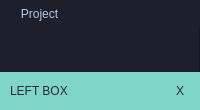
             <widget class="QTabWidget" name="tabWidget_2">
              <property name="minimumSize">
               <size>
                <width>156</width>
                <height>0</height>
               </size>
              </property>
              <property name="maximumSize">
               <size>
                <width>16777215</width>
                <height>16777215</height>
               </size>
              </property>
              <property name="styleSheet">
               <string notr="true">QTabBar::scroller {width: 50px;}
QTabBar QToolButton::left-arrow {
border-style: none;
background: rgb(111, 160, 203);
height: 15px;
border-radius: 7px;
}
QTabBar QToolButton::right-arrow {
border-style: none;
background: rgb(17, 25, 30);
height: 15px;
border-radius: 4px;
}
QTabBar::tab {
	border-style: none;
  background-color:#1e1f2b;
	border-right: 1px solid rgb(19, 28, 35);
	text-align: left;
	top: 0px;
	color: qlineargradient(spread:pad, x1:0, y1:0, x2:1, y2:1, stop:0 rgba(207, 207, 207, 255), stop:1 rgba(255, 255, 255, 255));
  padding: 7px 20px;
 }
QTabBar::tab:hover {
  background-color:#1e1f2b;
	font-size: 10px;
 }


 QTabBar::tab:selected {
 background-color:#1e1f2b;
	border-right: 0px solid rgb(19, 28, 35);
color: rgb(173, 202, 234);
 }
QTabWidget::pane { 
border-right: 1px solidrgb(255, 255, 255);
   border: none;
    border-top: 30px solid #1e1f2b;
    position: absolute;
    top: -30px;
    background: rgba( 0, 0, 0, 40% ); /* For transparent background */
}
QTabBar::close-button{
	
	background-color: qlineargradient(spread:pad, x1:0, y1:0, x2:1, y2:1, stop:0 rgba(3, 167, 255, 255), stop:1 rgba(199, 255, 248, 255));
	border-radius: 8px;
}
QTabBar {
    border-right: 1px solid rgb(216, 216, 216);
}</string>
              </property>
              <property name="tabPosition">
               <enum>QTabWidget::North</enum>
              </property>
              <property name="tabShape">
               <enum>QTabWidget::Rounded</enum>
              </property>
              <property name="currentIndex">
               <number>0</number>
              </property>
              <property name="usesScrollButtons">
               <bool>false</bool>
              </property>
              <widget class="QWidget" name="tab_3">
               <property name="styleSheet">
                <string notr="true">background-color:#1e1f2b;
border-right: 1px solid rgb(19, 28, 35);
border-top-right-radius: 0px;
border-bottom-right-radius: 0px;</string>
               </property>
               <attribute name="title">
                <string>Project</string>
               </attribute>
               <layout class="QVBoxLayout" name="verticalLayout_3">
                <property name="leftMargin">
                 <number>0</number>
                </property>
                <property name="topMargin">
                 <number>0</number>
                </property>
                <property name="rightMargin">
                 <number>0</number>
                </property>
                <property name="bottomMargin">
                 <number>0</number>
                </property>
                <item>
                 <spacer name="verticalSpacer_3">
                  <property name="orientation">
                   <enum>Qt::Vertical</enum>
                  </property>
                  <property name="sizeHint" stdset="0">
                   <size>
                    <width>20</width>
                    <height>40</height>
                   </size>
                  </property>
                 </spacer>
                </item>
                <item>
                 <widget class="QFrame" name="frame_12">
                  <property name="minimumSize">
                   <size>
                    <width>0</width>
                    <height>38</height>
                   </size>
                  </property>
                  <property name="maximumSize">
                   <size>
                    <width>16777215</width>
                    <height>38</height>
                   </size>
                  </property>
                  <property name="styleSheet">
                   <string notr="true">background-color: rgb(128, 214, 197);
border-radius: 0px;
border-style: none;</string>
                  </property>
                  <property name="frameShape">
                   <enum>QFrame::StyledPanel</enum>
                  </property>
                  <property name="frameShadow">
                   <enum>QFrame::Raised</enum>
                  </property>
                  <layout class="QHBoxLayout" name="horizontalLayout_19">
                   <property name="spacing">
                    <number>0</number>
                   </property>
                   <property name="leftMargin">
                    <number>10</number>
                   </property>
                   <property name="topMargin">
                    <number>0</number>
                   </property>
                   <property name="rightMargin">
                    <number>10</number>
                   </property>
                   <property name="bottomMargin">
                    <number>0</number>
                   </property>
                   <item>
                    <widget class="QLabel" name="label_7">
                     <property name="styleSheet">
                      <string notr="true">color: rgb(40, 42, 58);</string>
                     </property>
                     <property name="text">
                      <string>LEFT BOX</string>
                     </property>
                    </widget>
                   </item>
                   <item>
                    <widget class="QPushButton" name="pushButton_39">
                     <property name="minimumSize">
                      <size>
                       <width>20</width>
                       <height>20</height>
                      </size>
                     </property>
                     <property name="maximumSize">
                      <size>
                       <width>20</width>
                       <height>20</height>
                      </size>
                     </property>
                     <property name="layoutDirection">
                      <enum>Qt::RightToLeft</enum>
                     </property>
                     <property name="styleSheet">
                      <string notr="true">color: rgb(40, 42, 58);
font: 8pt &quot;MS Sans Serif&quot;;
border-style: none;
border-radius: 3px;</string>
                     </property>
                     <property name="text">
                      <string>X</string>
                     </property>
                    </widget>
                   </item>
                  </layout>
                 </widget>
                </item>
               </layout>
              </widget>
             </widget>
